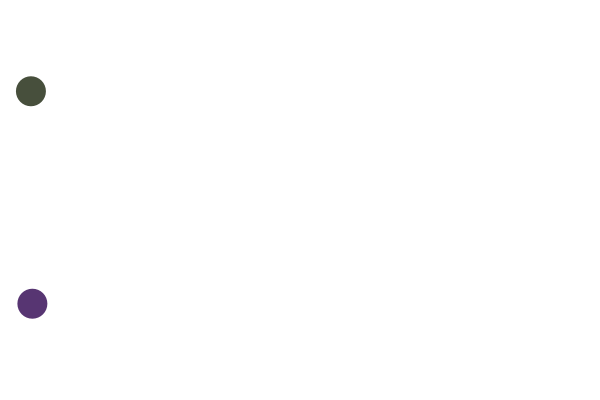
Frame 1 (no input)
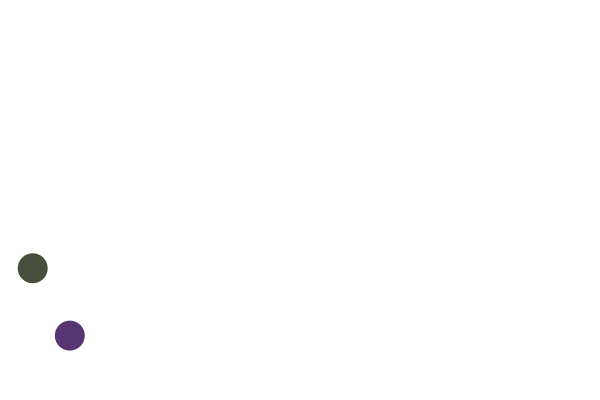
Frame 60 (the mouse pressed at the canvas centre just before this capture)
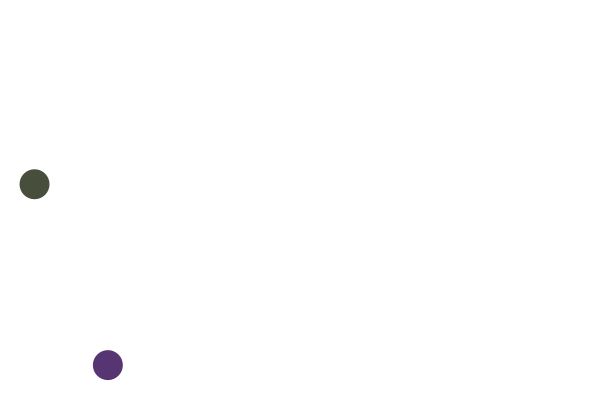
Frame 120 (the mouse held since frame 60 and released just before this capture)

The Processing sketch that drew these frames (run headless with seeded random() and noise(); from frame 60 on, the mouse is pressed at the canvas centre):

// Processing sketch: BouncyBall
// ── BouncyBall.pde
//This whole part is more or less self-explanatory, I won't be explaining much
//about this. It's generally the same as the example we got in class.
int balls = 2;
Ball[] bouncingBall = new Ball[balls];
float gravity = 0.10;
float friction = -0.9;

void setup() {
  size(600, 400);
  for (int i = 0; i < bouncingBall.length; i++) {
    bouncingBall[i] = new Ball(color(random(1,100),random(1,100),random(1,100),225), int(30), random(30,40), random(25,height-50), random(2));
  }
}

void draw() {
  background(255);
  for (int i = 0; i < bouncingBall.length; i++) {
    bouncingBall[i].display();
    bouncingBall[i].bounce();
  }
}
// ── Ball.pde
//The whole beginning of this is generally the same as the example.
class Ball {
  color c;
  int s;
  float xpos;
  float ypos;
  float xspeed;
  float yspeed;

  Ball(color tempC, int tempS, float tempXpos, float tempYpos, float tempSpeed) {
    c = tempC;
    s = tempS;
    xpos = tempXpos;
    ypos = tempYpos;
    xspeed = tempSpeed;
  }
  
  void display() {
    noStroke();
    fill(c);
    ellipse(xpos, ypos, s, s);
  }
  void bounce() {
    //here's our bouncing
    yspeed += gravity; // we add gravity to yspeed
    xpos += xspeed; // we add xspeed to xpos
    ypos += yspeed; // and yspeed to ypos
    if (xpos > width-s/2) { // this whole thing below we check for corners or sides
    // if the balls hit one of the 4 sides, it's position will be set slightly
    // before as to avoid it being stuck in the wall, then the speed will be timed
    // with the friction, so that it will bounce back.
    // This can for example be seen by starting it and seeing how it bounces back
    // regardless. The balls will always be moving sideways due to the xspeed that's
    // been added above.
    // Not much else to say.
      xpos = width - s/2;
      xspeed *= friction;
    } else if (xpos < s) {
      xpos = s;
      xspeed *= friction;
    }
    if (ypos > height-s/2) {
      ypos = height - s/2;
      yspeed *= friction;
    } else if (ypos < s) {
      ypos = s;
      yspeed *= friction;
    }
  }
}
